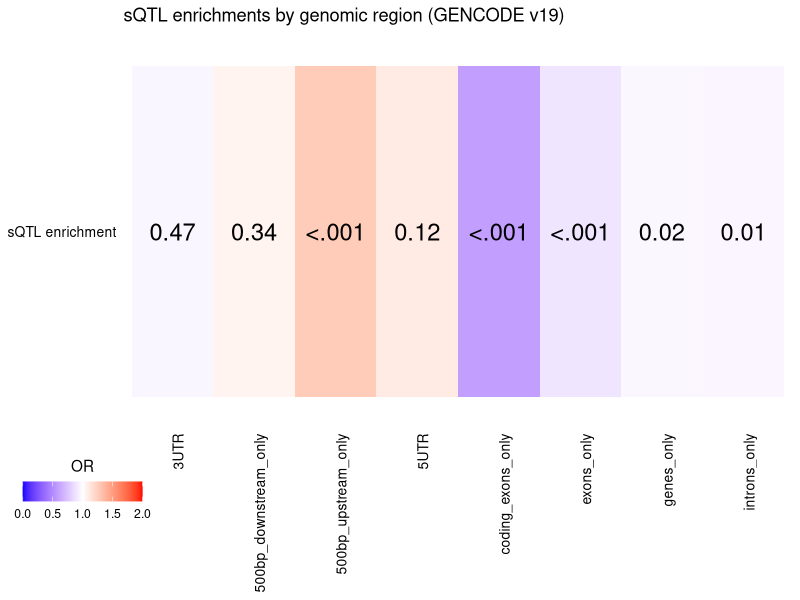
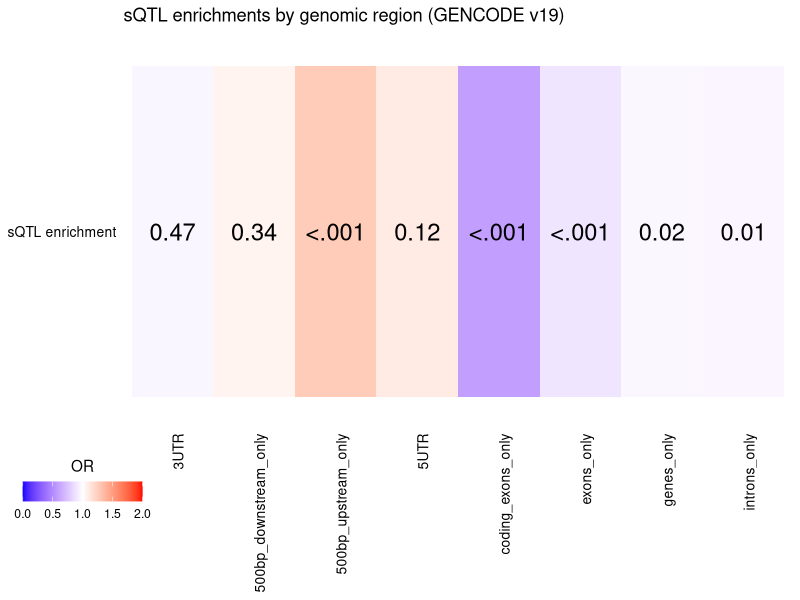

R code for these plots, in order:
library(ggplot2)

df = data.frame(region=c('introns_only','exons_only','coding_exons_only','500bp_downstream_only','500bp_upstream_only','genes_only','3UTR','5UTR'),OR=c(0.9592288,0.8888918,0.5867461,1.05753,1.267125,0.96544,0.963563,1.1042),pval=c(0.009148,0.0008403,2.2e-16,0.3359,3.174e-05,0.02153,0.4692,0.1181),stringsAsFactors=FALSE)

df$label = round(df$pval,digits=2)
df$label[which(df$label==0)] = '<.001'

df$enrichment = 'sQTL enrichment'

p = ggplot(df, aes(region,enrichment, fill=OR)) + 
  ggtitle('sQTL enrichments by genomic region (GENCODE v19)') +
  geom_tile() +
  geom_text(aes(label=label), color = 'black', size = 6) + 
  scale_fill_gradient2(low = 'blue', mid = 'white', high = 'red', midpoint = 1, limits=c(0,2)) +
  theme(
    axis.title.x = element_blank(),
    axis.title.y = element_blank(),
    axis.text.x = element_text(angle = 90, margin=margin(0,22,0,0,'pt'), color='black', size=10, hjust=1),
    axis.text.y = element_text(color='black', size=10),
    panel.grid.major = element_blank(),
    panel.border = element_blank(),
    panel.background = element_blank(),
    axis.ticks = element_blank(),
    legend.justification = c(1, 0),
#    legend.text.align = 0.5,
#    legend.title = element_text(hjust = -2.5, vjust = 1.6),
    legend.position = c(0.04, -0.25),
    legend.direction = 'horizontal'
  ) +
  guides(fill = guide_colorbar(barwidth = 6, barheight = 1,
    title.position = 'top', title.hjust = 0.5))

plot(p)

ggsave('qtltools_res_summary.png', plot = p, dpi = 300)
